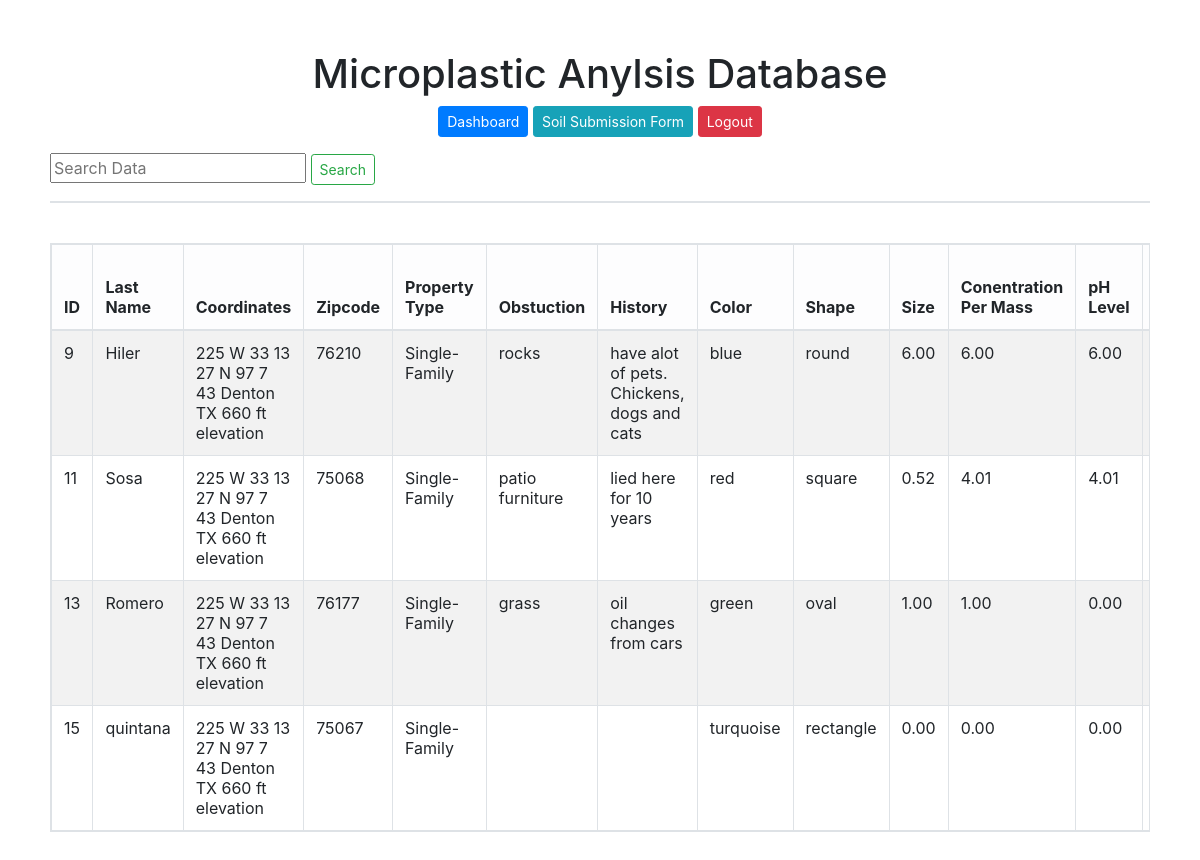
/index.php (signed in), run on the app's committed database.
### tables this page shows
CREATE TABLE `form` (
  `id` int NOT NULL,
  `firstname` varchar(128) NOT NULL,
  `lastname` varchar(128) NOT NULL,
  `email` varchar(128) NOT NULL,
  `cord` text NOT NULL,
  `Zipcode` int NOT NULL,
  `property` varchar(30) NOT NULL,
  `obstruction` varchar(800) NOT NULL,
  `history` varchar(800) NOT NULL,
  `color` varchar(20) DEFAULT NULL,
  `shape` varchar(20) DEFAULT NULL,
  `size` decimal(10,2) DEFAULT NULL,
  `perM` decimal(10,2) DEFAULT NULL,
  `ph` decimal(10,2) DEFAULT NULL,
  `minC` decimal(10,2) DEFAULT NULL,
  `nitro` decimal(10,2) DEFAULT NULL,
  `pho` decimal(10,2) DEFAULT NULL,
  `pot` decimal(10,2) DEFAULT NULL
);

### index.php (the view, shortened to what this page needs)
<html>
<head>
  <link rel="stylesheet" href="https://cdn.jsdelivr.net/npm/bootstrap@4.0.0/dist/css/bootstrap.min.css">
</head>
<body style="margin: 50px; ">
    <h1 style="text-align:center;" >Microplastic Anylsis Database</h1>
    <p style="text-align:center;" > <a class='btn btn-primary btn-sm' href="dashboard.php">Dashboard</a>
     <a class='btn btn-info btn-sm' href="form_sub.html?logout='1'">Soil Submission Form</a>
   <a class='btn btn-danger btn-sm' href="index.php?logout='1'">Logout</a> </p>
    <div class="table">
      <form method="post">
        <input type="text" placeholder= "Search Data" aria-label="Search" name="search">
        <button class="btn btn-outline-success btn-sm" type="submit" name="submit">Search</button>
      </form>
      <div class="table table-bordered table-striped table-responsive table-hover">
      </div>
    </div>
    <br>
    <table class="table table-bordered table-striped table-responsive table-hover">
      <thead class="table-light">
        <tr>
          <th>ID</th>
          <th>Last Name</th>
          <th>Coordinates</th>
          <th>Zipcode</th>
          <th>Property Type</th>
          <th>Obstuction</th>
          <th>History</th>
          <th>Color</th>
          <th>Shape</th>
          <th>Size</th>
          <th>Conentration Per Mass</th>
          <th>pH Level</th>
          <th>Percent Mineral Content</th>
        </tr>
      </thead>
      <tbody>
        <?php
        include 'dbh.php';
        $sql = "SELECT * FROM form";
        $result = $conn->query($sql);
        while($row = $result->fetch_assoc()) {
          echo "<tr>
          <td>" . $row["id"] . "</td>
          <td>" . $row["lastname"] . "</td>
          <td>" . $row["cord"] . "</td>
          <td>" . $row["Zipcode"] . "</td>
          <td>" . $row["property"] . "</td>
          <td>" . $row["obstruction"] . "</td>
          <td>" . $row["history"] . "</td>
          <td>" . $row["color"] . "</td>
          <td>" . $row["shape"] . "</td>
          <td>" . $row["size"] . "</td>
          <td>" . $row["perM"] . "</td>
          <td>" . $row["ph"] . "</td>
          <td>" . $row["minC"] . "</td>
          <td>" . $row["nitro"] . "</td>
          <td>" . $row["pho"] . "</td>
          <td>" . $row["pot"] . "</td>
          <td>
            <a class='btn btn-primary btn-sm' href='/update.php?id=$row[id]'>Update</a>
          </td>
          <td>
             <a class='btn btn-danger btn-sm' href='/delete.php?id=$row[id]'>Delete</a>
          </td>
        </tr>";
        }
        ?>
      </tbody>
    </table>
</body>
</html>

### data on the page
form: id "9", lastname "Hiler", cord "225 W 33 13 27 N 97 7 43 Denton TX 660 ft elevation", Zipcode "76210", property "Single-Family", obstruction "rocks", history "have alot of pets. Chickens, dogs and cats", color "blue", shape "round", size "6.00", perM "6.00", ph "6.00"
form: id "11", lastname "Sosa", cord "225 W 33 13 27 N 97 7 43 Denton TX 660 ft elevation", Zipcode "75068", property "Single-Family", obstruction "patio furniture", history "lied here for 10 years", color "red", shape "square", size "0.52", perM "4.01", ph "4.01"
form: id "13", lastname "Romero", cord "225 W 33 13 27 N 97 7 43 Denton TX 660 ft elevation", Zipcode "76177", property "Single-Family", obstruction "grass", history "oil changes from cars", color "green", shape "oval", size "1.00", perM "1.00", ph "0.00"
form: id "15", lastname "quintana", cord "225 W 33 13 27 N 97 7 43 Denton TX 660 ft elevation", Zipcode "75067", property "Single-Family", color "turquoise", shape "rectangle", size "0.00", perM "0.00", ph "0.00"
